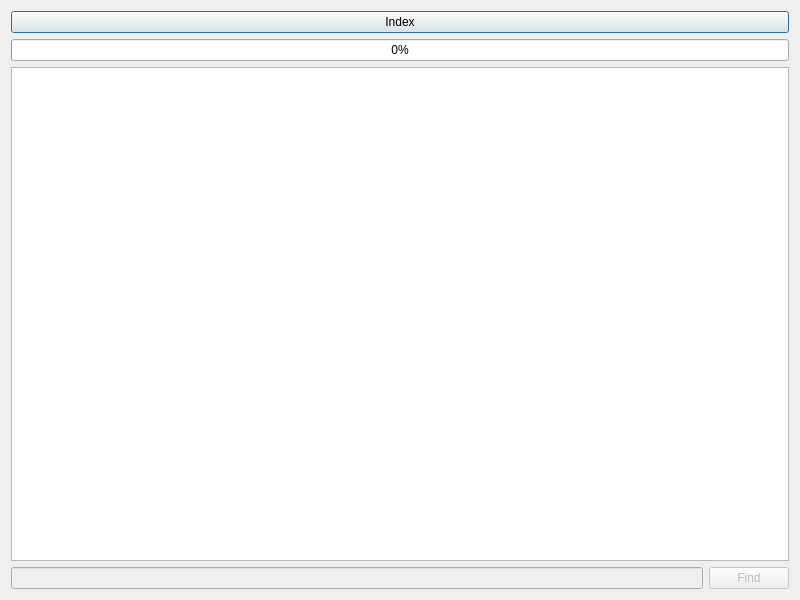
<?xml version="1.0" encoding="UTF-8"?>
<ui version="4.0">
 <class>indexer</class>
 <widget class="QDialog" name="indexer">
  <property name="geometry">
   <rect>
    <x>0</x>
    <y>0</y>
    <width>800</width>
    <height>600</height>
   </rect>
  </property>
  <property name="windowTitle">
   <string>Dialog</string>
  </property>
  <layout class="QVBoxLayout" name="verticalLayout">
   <item>
    <widget class="QPushButton" name="bIndex">
     <property name="text">
      <string>Index</string>
     </property>
    </widget>
   </item>
   <item>
    <widget class="QProgressBar" name="progressBar">
     <property name="value">
      <number>0</number>
     </property>
    </widget>
   </item>
   <item>
    <widget class="QListWidget" name="listWidget">
     <property name="enabled">
      <bool>true</bool>
     </property>
     <property name="sizePolicy">
      <sizepolicy hsizetype="Expanding" vsizetype="Expanding">
       <horstretch>0</horstretch>
       <verstretch>0</verstretch>
      </sizepolicy>
     </property>
    </widget>
   </item>
   <item>
    <layout class="QHBoxLayout" name="horizontalLayout">
     <item>
      <widget class="QLineEdit" name="lineEdit">
       <property name="enabled">
        <bool>false</bool>
       </property>
      </widget>
     </item>
     <item>
      <widget class="QPushButton" name="bFind">
       <property name="enabled">
        <bool>false</bool>
       </property>
       <property name="text">
        <string>Find</string>
       </property>
      </widget>
     </item>
    </layout>
   </item>
  </layout>
 </widget>
 <resources/>
 <connections/>
</ui>
